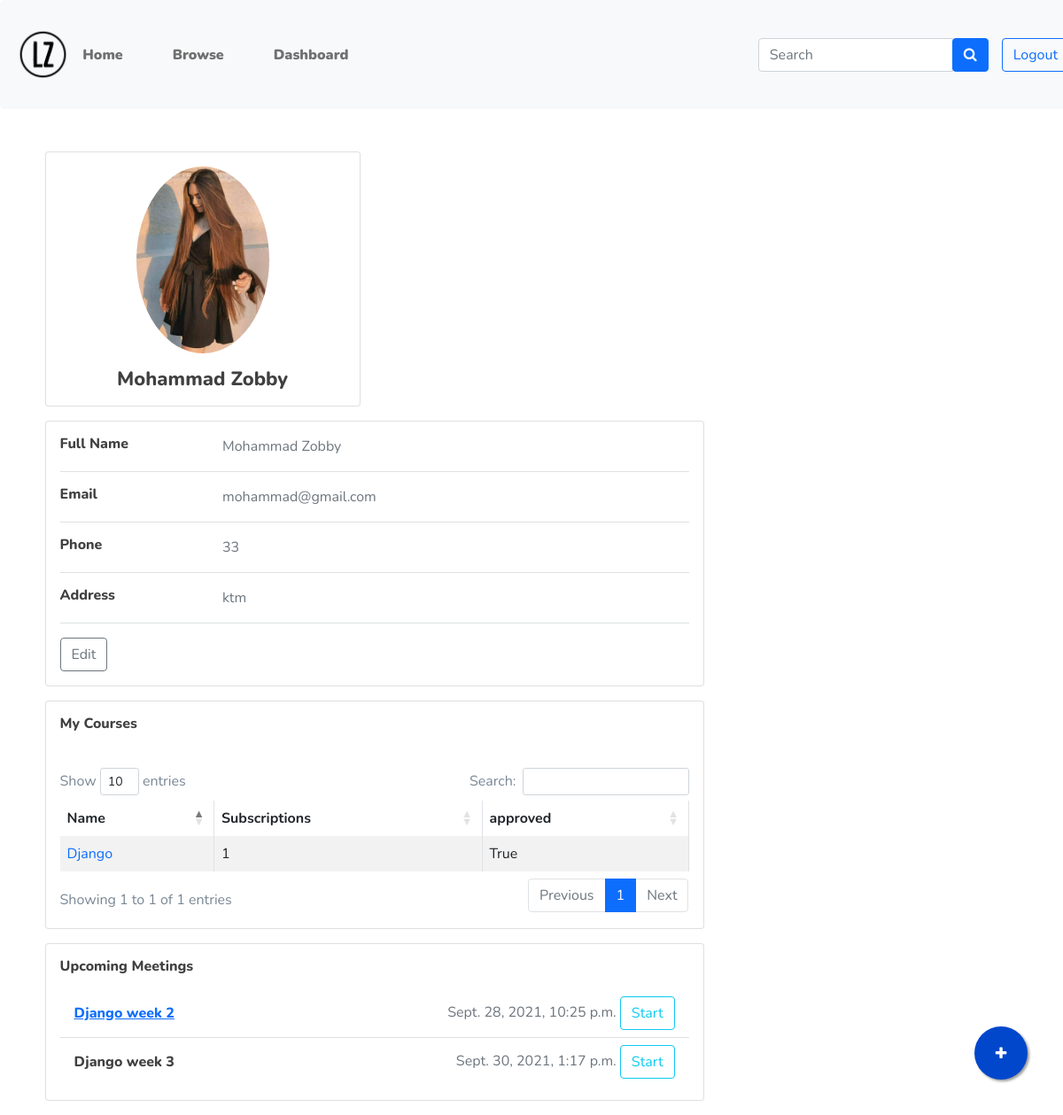
Screenshot of /dashboard/ (signed in) with the database file from the repository.
### main/models.py (models this page shows, shortened)
class User(AbstractUser):
  USER_TYPE_CHOICES = (
      (1, 'student'),
      (2, 'teacher'),
      (3, 'admin'),
  )
  user_type = models.PositiveSmallIntegerField(choices=USER_TYPE_CHOICES, default=3)
  def __str__(self):
      return self.first_name + " " + self.last_name

class Teacher(models.Model):
    user = models.OneToOneField(User, on_delete=models.CASCADE)
    cv = models.FileField(upload_to='cvs/')
    bio = models.CharField(null=True, max_length=100, blank=True)
    address = models.CharField(max_length=100, blank=True)
    photo = models.FileField(null=True, blank=True)
    phone = models.CharField(null=True, max_length=20, blank=True)
    approved = models.BooleanField(default=False)
    @property
    def all_courses(self):
        return Course.objects.filter(uploaded_by=self)

class Course(models.Model):
    name = models.CharField(max_length=100)
    uploaded_by = models.ForeignKey(Teacher, on_delete=models.CASCADE)
    description = models.TextField(max_length=1000)
    category = models.ForeignKey(Categories, on_delete=models.SET_NULL, null=True)
    price = models.FloatField(default=0.0)
    approved = models.BooleanField(default=False)
    approval_message = models.CharField(max_length=200, null=True, blank=True)
    @property
    def subscriptions(self):
        return Subscription.objects.filter(course=self).count()

class Meeting(models.Model):
    meeting_on = models.DateTimeField()
    requested_by = models.ForeignKey(User, on_delete=models.CASCADE)
    completed = models.BooleanField(default=False)
    week = models.ForeignKey(Week, on_delete=models.CASCADE)
    link = models.CharField(max_length=500, null=True)

class Week(models.Model):
    course = models.ForeignKey(Course, on_delete=models.CASCADE)
    week_no = models.IntegerField()
    title = models.CharField(max_length=100, default="title")
    description = models.TextField(max_length=1000, null=True, blank=True)
    instructions = models.TextField(max_length=1000, null=True, blank=True)
    final = models.BooleanField(default=False)
    difficulty = models.IntegerField(default=1)
    def __str__(self):
        return self.course.name + " week " + str(self.week_no)

### main/views.py (the view, shortened to what this page needs)
# urls.py: path('dashboard/', views.dashboard, name='dashboard'),
def dashboard(request):
    print(request.user.user_type)
    if request.user.is_authenticated:
        if request.user.user_type==1:
            student=request.user.student
            context={
                        'subscriptions': request.user.student.get_subscriptions(),
                        'completed': models.Subscription.objects.filter(student=student, completed=True),
                        'student': student,
                        'pending_meetings': student.get_pending_meetings(),
                    }
            if request.method == 'GET':
                if request.GET.get('edit'):
                    context={
                        'profile_edit_form': forms.ProfileEditForm(instance=request.user.student),
                        'user_edit_form': forms.UserEditForm(instance=request.user),
                    }
                return render(request, 'student/dashboard.html', context)
            elif request.method == 'POST':
                pf = forms.ProfileEditForm(request.POST, request.FILES, instance=request.user.student)
                uf = forms.UserEditForm(request.POST, instance=request.user)
                if pf.is_valid() and uf.is_valid():
                    uf.save()
                    pf.save()
                else:
                    print(pf.errors)
                    print(uf.errors)
                return render(request, 'student/dashboard.html', context)
        elif request.user.user_type==2:
            teacher=request.user.teacher
            context={
                        'courses': teacher.all_courses,
                        'teacher': teacher,
                        'meetings': models.Meeting.objects.filter(requested_by=request.user, completed=False),
                    }
            if request.method == 'GET':
                if request.GET.get('edit'):
                    context={
                        'profile_edit_form': forms.TeacherProfileEditForm(instance=teacher),
                        'user_edit_form': forms.UserEditForm(instance=request.user),
                    }
                elif request.GET.get('link'):
                    id=request.GET.get('meeting-id')
                    mt = models.Meeting.objects.get(id=id)
                    link = request.GET.get('link')
                    mt.link=link
                    mt.save()
                elif request.GET.get('delete'):
                    id=request.GET.get('meeting-id')
                    mt = models.Meeting.objects.get(id=id).delete()
                elif request.GET.get('completed'):
                    id=request.GET.get('meeting-id')
                    mt = models.Meeting.objects.get(id=id)
                    mt.completed=True
                    mt.save()
                return render(request, 'teacher/dashboard.html', context)
    else:
        return redirect(reverse('index'))

### main/templates/teacher/dashboard.html (shortened to what this page needs)
{% extends '../base.html'%}
{% load tags%}
{% block content %}
{% load crispy_forms_tags %}
<div class="mt-5 container">
    <div class="main-body">
        <div class="row gutters-sm">
            <div class="col-md-4 mb-3">
                <div class="card">
                    <div class="card-body">
                        <div class="d-flex flex-column align-items-center text-center">
                            {% if request.user.teacher.photo %}<img src="{{request.user.teacher.photo.url}}" alt="Admin"
                                class="rounded-circle" width="150">{% endif %}
                                <div class="mt-3">
                                    <h4>{{request.user}}</h4>
                                </div>
                        </div>
                    </div>
                </div>
            </div>
        </div>
        <div class="col-md-8">
            {% if profile_edit_form %}
            <div class="card mb-3">
                <div class="card-body">
                    <form method="POST" action="{% url 'dashboard'%}" enctype="multipart/form-data">
                        {% csrf_token %}
                        <div class="row">
                            <div class="col-sm-3">
                                <h6 class="mb-0">Photo</h6>
                            </div>
                            <div class="col-sm-9 text-secondary">
                                {{profile_edit_form.photo}}
                            </div>
                        </div>
                        <hr>
                        <div class="row">
                            <div class="col-sm-3">
                                <h6 class="mb-0">First Name</h6>
                            </div>
                            <div class="col-sm-9 text-secondary">
                                {{user_edit_form.first_name}}
                            </div>
                        </div>
                        <hr>
                        <div class="row">
                            <div class="col-sm-3">
                                <h6 class="mb-0">Last Name</h6>
                            </div>
                            <div class="col-sm-9 text-secondary">
                                {{user_edit_form.last_name}}
                            </div>
                        </div>
                        <hr>
                        <div class="row">
                            <div class="col-sm-3">
                                <h6 class="mb-0">Email</h6>
                            </div>
                            <div class="col-sm-9 text-secondary">
                                {{user_edit_form.email}}
                            </div>
                        </div>
                        <hr>
                        <div class="row">
                            <div class="col-sm-3">
                                <h6 class="mb-0">Address</h6>
                            </div>
                            <div class="col-sm-9 text-secondary">
                                {{profile_edit_form.address}}
                            </div>
                        </div>
                        <hr>
                        <div class="row">
                            <div class="col-sm-3">
                                <h6 class="mb-0">Phone</h6>
                            </div>
                            <div class="col-sm-9 text-secondary">
                                {{profile_edit_form.phone}}
                            </div>
                        </div>
                        <hr>
                        <div class="row">
                            <div class="col-sm-3">
                                <h6 class="mb-0">CV</h6>
                            </div>
                            <div class="col-sm-9 text-secondary">
                                {{profile_edit_form.cv}}
                            </div>
                        </div>
                        <hr>
                        <div class="row">
                            <div class="col-sm-12">
                                <input type="submit" class="btn btn-outline-primary">
                            </div>
                        </div>
                    </form>
                </div>
            </div>
            {% else %}
            <div class="card mb-3">
                <div class="card-body">
                    <div class="row">
                        <div class="col-sm-3">
                            <h6 class="mb-0">Full Name</h6>
                        </div>
                        <div class="col-sm-9 text-secondary">
                            {{request.user.first_name}} {{request.user.last_name}}
                        </div>
                    </div>
                    <hr>
                    <div class="row">
                        <div class="col-sm-3">
                            <h6 class="mb-0">Email</h6>
                        </div>
                        <div class="col-sm-9 text-secondary">
                            {{request.user.email}}
                        </div>
                    </div>
                    <hr>
                    <div class="row">
                        <div class="col-sm-3">
                            <h6 class="mb-0">Phone</h6>
                        </div>
                        <div class="col-sm-9 text-secondary">
                            {{teacher.phone}}
                        </div>
                    </div>
                    <hr>
                    <div class="row">
                        <div class="col-sm-3">
                            <h6 class="mb-0">Address</h6>
                        </div>
                        <div class="col-sm-9 text-secondary">
                            {{teacher.address}}
                        </div>
                    </div>
                    <hr>
                    <div class="row">
                        <div class="col-sm-12">
                            <form method="GET" action="{% url 'dashboard'%}">
                                <button type="submit" class="btn btn-outline-secondary">Edit</button>
                            </form>
                        </div>
                    </div>
                </div>
            </div>
            <div class="row gutters-sm">
                <div class="col-sm mb-3">
                    <div class="card h-100">
                        <div class="card-body">
                            <h6 class="d-flex align-items-center mb-3">My Courses</h6><br>
                            <table id="example" class="table table-striped table-bordered">
                                <thead>
                                    <tr>
                                        <th>Name</th>
                                        <th>Subscriptions</th>
                                        <th>approved</th>
                                    </tr>
                                </thead>
                                <tbody>
                                    {% for course in courses %}
                                    <tr>
                                        <td><a class="text-decoration-none"
                                                href="{% url 'course_details' course.id %}">{{course.name}}</a></td>
                                        <td>{{course.subscriptions}}</td>
                                        <td>{{course.approved}}</td>
                                    </tr>
                                    {% endfor %}
                                </tbody>
                            </table>
                        </div>
                    </div>
                </div>
            </div>
            <div class="row gutters-sm">
                <div class="col-sm mb-3">
                    <div class="card h-100">
                        <div class="card-body">
                            <h6 class="d-flex align-items-center mb-3">Upcoming Meetings</h6>
                            {% if meetings %}
                            <ul class="list-group list-group-flush">
                                {% for m in meetings %}
                                <li class="list-group-item d-flex justify-content-between align-items-center flex-wrap">
                                    <h6 class="mb-0">{% if m.link %}<a
                                            href="{{m.link}}">{{m.week}}</a>{%else%}{{m.week}}{% endif %}</h6>
                                    <span class="text-secondary">{{m.meeting_on}} <a href="#" class="btn btn-outline-info link-modal" data-id="{{m.id}}">Start</a></span>
                                </li>
                                {% endfor %}
                            </ul>
                            {% else %}
                            <p>No pending meetings</p>
                            {% endif %}
                        </div>
                    </div>
                </div>
            </div>
            {% endif %}
            <a href="#" class="float" onclick="return add_course()">
                <i class="fa fa-plus my-float"></i>
            </a>
        </div>
    </div>
</div>
{% endblock %}

### main/static/css/default.css (style rules this page uses)
.mt-5 { margin-top: 5px; }

### main/static/css/style.css (style rules this page uses)
body { font-family: "Nunito", sans-serif; font-weight: normal; font-style: normal; color: #798795; overflow-X: hidden; }
* { margin: 0; padding: 0; -webkit-box-sizing: border-box; -moz-box-sizing: border-box; box-sizing: border-box; }
img { max-width: 100%; }
i, span, a { display: inline-block; }
audio, canvas, iframe, img, svg, video { vertical-align: middle; }
h1, h2, h3, h4, h5, h6 { font-family: "Nunito", sans-serif; font-weight: 800; color: #404040; margin: 0px; }
h4 { font-size: 22px; }
h6 { font-size: 16px; }
ul, ol { margin: 0px; padding: 0px; list-style-type: none; }

### main/static/css/custom.css (style rules this page uses)
.float { position:fixed; width:60px; height:60px; bottom:40px; right:40px; background-color:rgb(0, 71, 204); color:#FFF; border-radius:50px; text-align:center; box-shadow: 2px 2px 3px #999; }
.my-float { margin-top:22px; }

### rows the page displays
User: user.teacher.photo (picture), user "Mohammad Zobby", user.first_name "Mohammad", user.last_name "Zobby", user.email "mohammad@gmail.com"
Teacher: phone "33", address "ktm"
Course: name "Django", subscriptions "1", approved "True"
Meeting: week "Django week 2", meeting_on "Sept. 28, 2021, 10:25 p.m."
Meeting: week "Django week 3", meeting_on "Sept. 30, 2021, 1:17 p.m."
